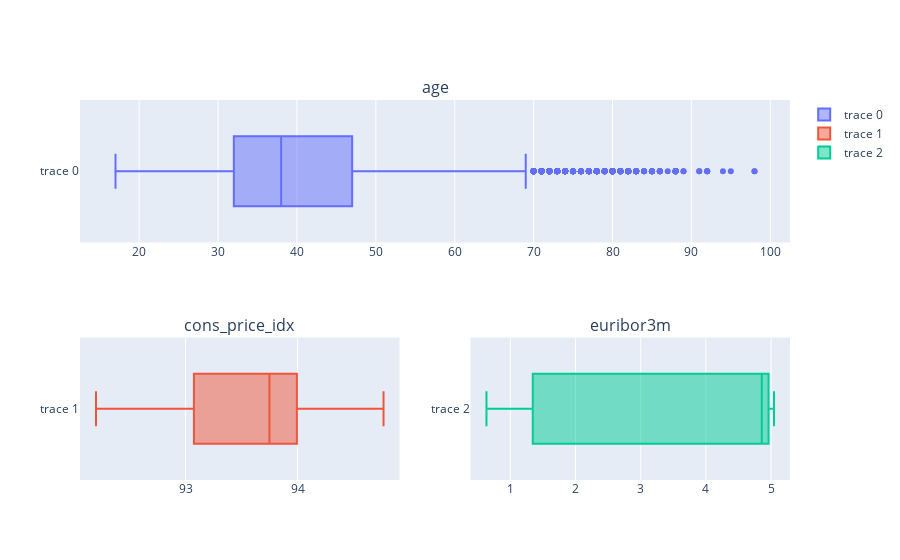

Write notebook code for a chart like this one.
### Markdown cell above
# Comprobación de outliers en las columnas que quedan con nulos para ver como interesa más sustituir los nulos. Utilizando un grafico de caja de bigotes.

### Code cell
fig = make_subplots(
    rows = 2, cols = 2,
    specs = [[{'colspan': 2},None], [{'type': 'xy'},{'type': 'xy'}]], subplot_titles = ['age', 'cons_price_idx','euribor3m'])
fig.add_trace(go.Box(x = bank['age']
             ),
             row = 1,col = 1)
fig.add_trace(go.Box(x = bank['cons_price_idx']
             ),
             row = 2,col = 1),
fig.add_trace(go.Box(x = bank['euribor3m']
             ),
             row = 2,col = 2)

### Figure 1 — Plotly figure (JSON) as saved in the notebook; plotly's stock layout.template omitted (floating-point values rounded to 4 significant figures; data arrays with more than 128 entries replaced by an {"elided": "..."} marker saying what was removed)
{"data": [{"type": "box", "x": {"elided": "43000 float values"}, "xaxis": "x", "yaxis": "y"}, {"type": "box", "x": {"elided": "43000 float values"}, "xaxis": "x2", "yaxis": "y2"}, {"type": "box", "x": {"elided": "43000 float values"}, "xaxis": "x3", "yaxis": "y3"}], "layout": {"annotations": [{"font": {"size": 16}, "showarrow": false, "text": "age", "x": 0.5, "xanchor": "center", "xref": "paper", "y": 1, "yanchor": "bottom", "yref": "paper"}, {"font": {"size": 16}, "showarrow": false, "text": "cons_price_idx", "x": 0.225, "xanchor": "center", "xref": "paper", "y": 0.375, "yanchor": "bottom", "yref": "paper"}, {"font": {"size": 16}, "showarrow": false, "text": "euribor3m", "x": 0.775, "xanchor": "center", "xref": "paper", "y": 0.375, "yanchor": "bottom", "yref": "paper"}], "xaxis": {"anchor": "y", "domain": [0, 1]}, "xaxis2": {"anchor": "y2", "domain": [0, 0.45]}, "xaxis3": {"anchor": "y3", "domain": [0.55, 1]}, "yaxis": {"anchor": "x", "domain": [0.625, 1]}, "yaxis2": {"anchor": "x2", "domain": [0, 0.375]}, "yaxis3": {"anchor": "x3", "domain": [0, 0.375]}}}
